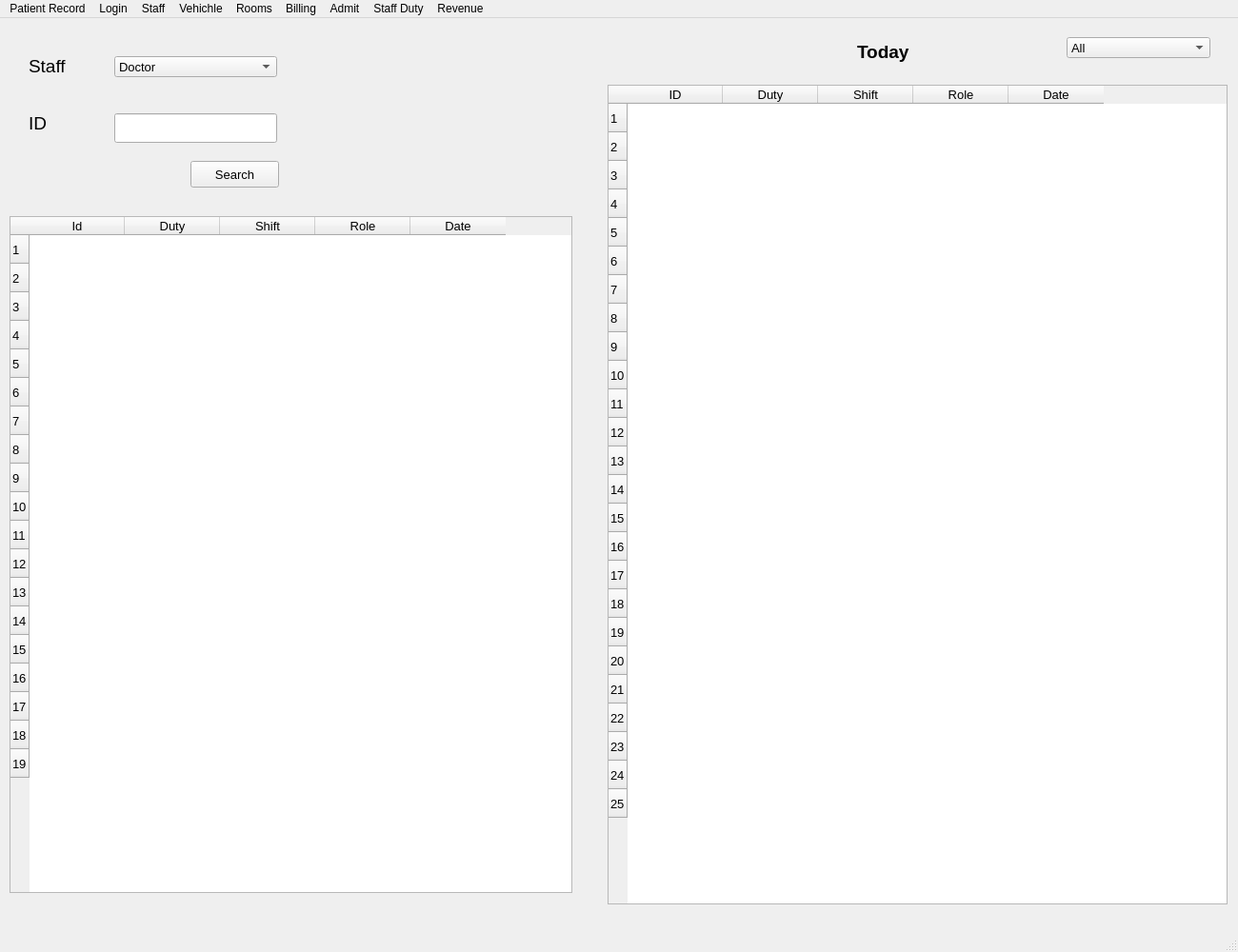
<?xml version="1.0" encoding="UTF-8"?>
<ui version="4.0">
 <class>MainWindow</class>
 <widget class="QMainWindow" name="MainWindow">
  <property name="geometry">
   <rect>
    <x>0</x>
    <y>0</y>
    <width>1300</width>
    <height>1000</height>
   </rect>
  </property>
  <property name="windowTitle">
   <string>MainWindow</string>
  </property>
  <widget class="QWidget" name="MainWidget">
   <widget class="QLabel" name="DayLabel">
    <property name="geometry">
     <rect>
      <x>900</x>
      <y>20</y>
      <width>101</width>
      <height>31</height>
     </rect>
    </property>
    <property name="font">
     <font>
      <pointsize>14</pointsize>
      <weight>75</weight>
      <bold>true</bold>
     </font>
    </property>
    <property name="text">
     <string>Today</string>
    </property>
   </widget>
   <widget class="QComboBox" name="DayCombo">
    <property name="geometry">
     <rect>
      <x>1120</x>
      <y>20</y>
      <width>151</width>
      <height>22</height>
     </rect>
    </property>
    <property name="font">
     <font>
      <pointsize>10</pointsize>
     </font>
    </property>
    <item>
     <property name="text">
      <string>All</string>
     </property>
    </item>
    <item>
     <property name="text">
      <string>Doctor</string>
     </property>
    </item>
    <item>
     <property name="text">
      <string>Nurse</string>
     </property>
    </item>
    <item>
     <property name="text">
      <string>Ward Member</string>
     </property>
    </item>
    <item>
     <property name="text">
      <string>Reception</string>
     </property>
    </item>
    <item>
     <property name="text">
      <string>Pharmacist</string>
     </property>
    </item>
    <item>
     <property name="text">
      <string>Lab Guy</string>
     </property>
    </item>
   </widget>
   <widget class="QLabel" name="StaffLabel">
    <property name="geometry">
     <rect>
      <x>30</x>
      <y>40</y>
      <width>71</width>
      <height>21</height>
     </rect>
    </property>
    <property name="font">
     <font>
      <pointsize>14</pointsize>
     </font>
    </property>
    <property name="text">
     <string>Staff</string>
    </property>
   </widget>
   <widget class="QComboBox" name="StaffCombo">
    <property name="geometry">
     <rect>
      <x>120</x>
      <y>40</y>
      <width>171</width>
      <height>22</height>
     </rect>
    </property>
    <property name="font">
     <font>
      <pointsize>10</pointsize>
     </font>
    </property>
    <item>
     <property name="text">
      <string>Doctor</string>
     </property>
    </item>
    <item>
     <property name="text">
      <string>Nurse</string>
     </property>
    </item>
    <item>
     <property name="text">
      <string>Ward Member</string>
     </property>
    </item>
    <item>
     <property name="text">
      <string>Reception</string>
     </property>
    </item>
    <item>
     <property name="text">
      <string>Pharmacist</string>
     </property>
    </item>
    <item>
     <property name="text">
      <string>Lab Guy</string>
     </property>
    </item>
   </widget>
   <widget class="QLabel" name="IdLabel">
    <property name="geometry">
     <rect>
      <x>30</x>
      <y>100</y>
      <width>55</width>
      <height>21</height>
     </rect>
    </property>
    <property name="font">
     <font>
      <pointsize>14</pointsize>
     </font>
    </property>
    <property name="text">
     <string>ID</string>
    </property>
   </widget>
   <widget class="QLineEdit" name="IdEdit">
    <property name="geometry">
     <rect>
      <x>120</x>
      <y>100</y>
      <width>171</width>
      <height>31</height>
     </rect>
    </property>
    <property name="font">
     <font>
      <pointsize>10</pointsize>
     </font>
    </property>
   </widget>
   <widget class="QPushButton" name="SearcgBtn">
    <property name="geometry">
     <rect>
      <x>200</x>
      <y>150</y>
      <width>93</width>
      <height>28</height>
     </rect>
    </property>
    <property name="font">
     <font>
      <pointsize>10</pointsize>
     </font>
    </property>
    <property name="text">
     <string>Search</string>
    </property>
   </widget>
   <widget class="QTableWidget" name="DayTabel">
    <property name="geometry">
     <rect>
      <x>638</x>
      <y>70</y>
      <width>651</width>
      <height>861</height>
     </rect>
    </property>
    <property name="font">
     <font>
      <pointsize>10</pointsize>
     </font>
    </property>
    <property name="showGrid">
     <bool>false</bool>
    </property>
    <property name="sortingEnabled">
     <bool>true</bool>
    </property>
    <row>
     <property name="text">
      <string>1</string>
     </property>
    </row>
    <row>
     <property name="text">
      <string>2</string>
     </property>
    </row>
    <row>
     <property name="text">
      <string>3</string>
     </property>
    </row>
    <row>
     <property name="text">
      <string>4</string>
     </property>
    </row>
    <row>
     <property name="text">
      <string>5</string>
     </property>
    </row>
    <row>
     <property name="text">
      <string>6</string>
     </property>
    </row>
    <row>
     <property name="text">
      <string>7</string>
     </property>
    </row>
    <row>
     <property name="text">
      <string>8</string>
     </property>
    </row>
    <row>
     <property name="text">
      <string>9</string>
     </property>
    </row>
    <row>
     <property name="text">
      <string>10</string>
     </property>
    </row>
    <row>
     <property name="text">
      <string>11</string>
     </property>
    </row>
    <row>
     <property name="text">
      <string>12</string>
     </property>
    </row>
    <row>
     <property name="text">
      <string>13</string>
     </property>
    </row>
    <row>
     <property name="text">
      <string>14</string>
     </property>
    </row>
    <row>
     <property name="text">
      <string>15</string>
     </property>
    </row>
    <row>
     <property name="text">
      <string>16</string>
     </property>
    </row>
    <row>
     <property name="text">
      <string>17</string>
     </property>
    </row>
    <row>
     <property name="text">
      <string>18</string>
     </property>
    </row>
    <row>
     <property name="text">
      <string>19</string>
     </property>
    </row>
    <row>
     <property name="text">
      <string>20</string>
     </property>
    </row>
    <row>
     <property name="text">
      <string>21</string>
     </property>
    </row>
    <row>
     <property name="text">
      <string>22</string>
     </property>
    </row>
    <row>
     <property name="text">
      <string>23</string>
     </property>
    </row>
    <row>
     <property name="text">
      <string>24</string>
     </property>
    </row>
    <row>
     <property name="text">
      <string>25</string>
     </property>
    </row>
    <column>
     <property name="text">
      <string>ID</string>
     </property>
    </column>
    <column>
     <property name="text">
      <string>Duty</string>
     </property>
    </column>
    <column>
     <property name="text">
      <string>Shift</string>
     </property>
    </column>
    <column>
     <property name="text">
      <string>Role</string>
     </property>
    </column>
    <column>
     <property name="text">
      <string>Date</string>
     </property>
    </column>
   </widget>
   <widget class="QTableWidget" name="tableWidget_2">
    <property name="geometry">
     <rect>
      <x>10</x>
      <y>208</y>
      <width>591</width>
      <height>711</height>
     </rect>
    </property>
    <property name="font">
     <font>
      <pointsize>10</pointsize>
     </font>
    </property>
    <property name="showGrid">
     <bool>false</bool>
    </property>
    <property name="sortingEnabled">
     <bool>true</bool>
    </property>
    <row>
     <property name="text">
      <string>1</string>
     </property>
    </row>
    <row>
     <property name="text">
      <string>2</string>
     </property>
    </row>
    <row>
     <property name="text">
      <string>3</string>
     </property>
    </row>
    <row>
     <property name="text">
      <string>4</string>
     </property>
    </row>
    <row>
     <property name="text">
      <string>5</string>
     </property>
    </row>
    <row>
     <property name="text">
      <string>6</string>
     </property>
    </row>
    <row>
     <property name="text">
      <string>7</string>
     </property>
    </row>
    <row>
     <property name="text">
      <string>8</string>
     </property>
    </row>
    <row>
     <property name="text">
      <string>9</string>
     </property>
    </row>
    <row>
     <property name="text">
      <string>10</string>
     </property>
    </row>
    <row>
     <property name="text">
      <string>11</string>
     </property>
    </row>
    <row>
     <property name="text">
      <string>12</string>
     </property>
    </row>
    <row>
     <property name="text">
      <string>13</string>
     </property>
    </row>
    <row>
     <property name="text">
      <string>14</string>
     </property>
    </row>
    <row>
     <property name="text">
      <string>15</string>
     </property>
    </row>
    <row>
     <property name="text">
      <string>16</string>
     </property>
    </row>
    <row>
     <property name="text">
      <string>17</string>
     </property>
    </row>
    <row>
     <property name="text">
      <string>18</string>
     </property>
    </row>
    <row>
     <property name="text">
      <string>19</string>
     </property>
    </row>
    <column>
     <property name="text">
      <string>Id</string>
     </property>
    </column>
    <column>
     <property name="text">
      <string>Duty</string>
     </property>
    </column>
    <column>
     <property name="text">
      <string>Shift</string>
     </property>
    </column>
    <column>
     <property name="text">
      <string>Role</string>
     </property>
    </column>
    <column>
     <property name="text">
      <string>Date</string>
     </property>
    </column>
   </widget>
  </widget>
  <widget class="QMenuBar" name="menubar">
   <property name="geometry">
    <rect>
     <x>0</x>
     <y>0</y>
     <width>1300</width>
     <height>26</height>
    </rect>
   </property>
   <widget class="QMenu" name="PRecordMenu">
    <property name="title">
     <string>Patient Record</string>
    </property>
   </widget>
   <widget class="QMenu" name="LoginMenu">
    <property name="title">
     <string>Login</string>
    </property>
   </widget>
   <widget class="QMenu" name="StaffMenu">
    <property name="title">
     <string>Staff</string>
    </property>
   </widget>
   <widget class="QMenu" name="VehichleMenu">
    <property name="title">
     <string>Vehichle</string>
    </property>
   </widget>
   <widget class="QMenu" name="RoomsMenu">
    <property name="title">
     <string>Rooms</string>
    </property>
   </widget>
   <widget class="QMenu" name="BillingMenu">
    <property name="title">
     <string>Billing</string>
    </property>
   </widget>
   <widget class="QMenu" name="StaffDutyMenu">
    <property name="title">
     <string>Staff Duty</string>
    </property>
   </widget>
   <widget class="QMenu" name="RevenueMenu">
    <property name="title">
     <string>Revenue</string>
    </property>
   </widget>
   <widget class="QMenu" name="AdmitMenu">
    <property name="title">
     <string>Admit</string>
    </property>
   </widget>
   <addaction name="PRecordMenu"/>
   <addaction name="LoginMenu"/>
   <addaction name="StaffMenu"/>
   <addaction name="VehichleMenu"/>
   <addaction name="RoomsMenu"/>
   <addaction name="BillingMenu"/>
   <addaction name="AdmitMenu"/>
   <addaction name="StaffDutyMenu"/>
   <addaction name="RevenueMenu"/>
  </widget>
  <widget class="QStatusBar" name="statusbar"/>
 </widget>
 <resources/>
 <connections/>
</ui>
